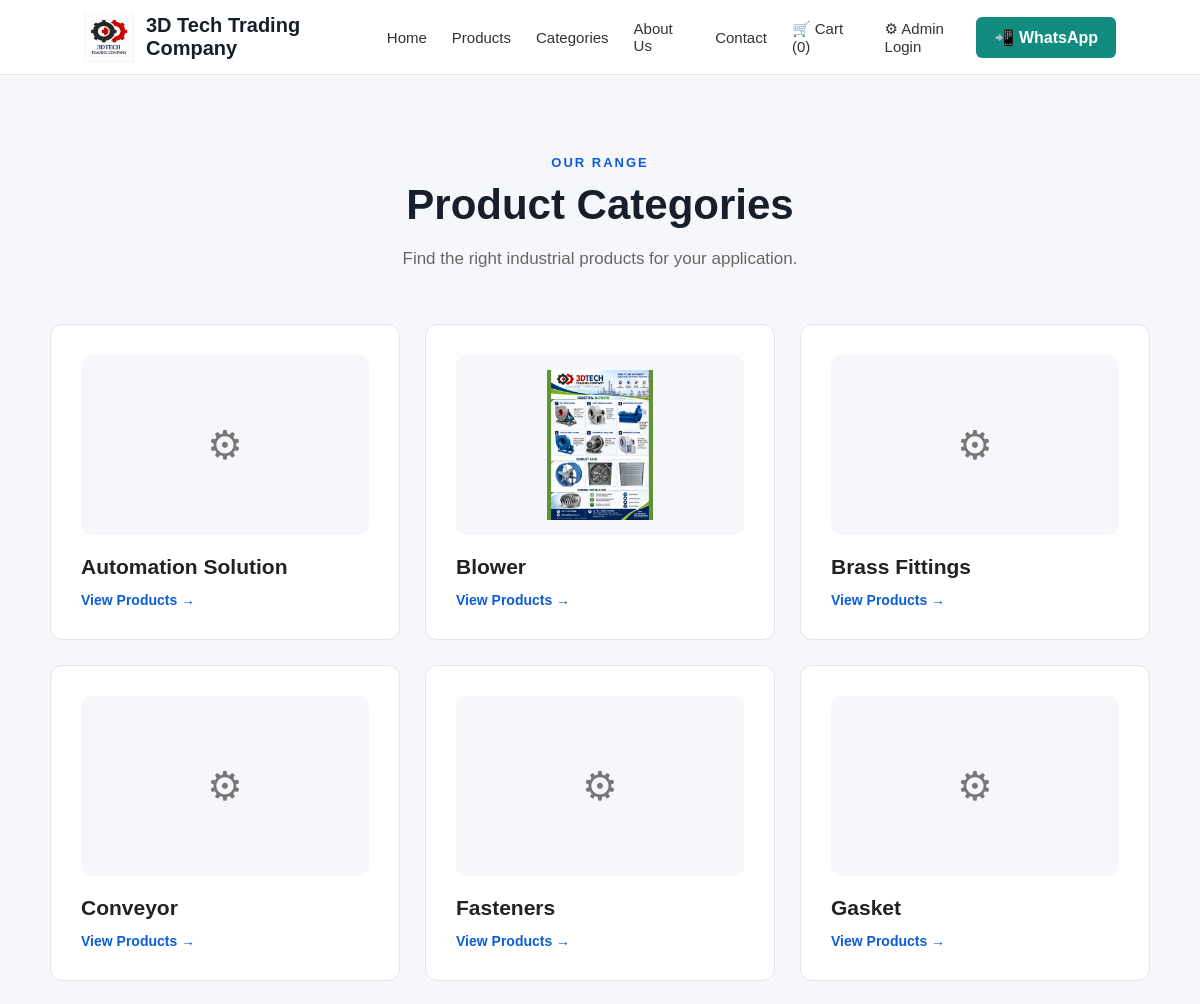
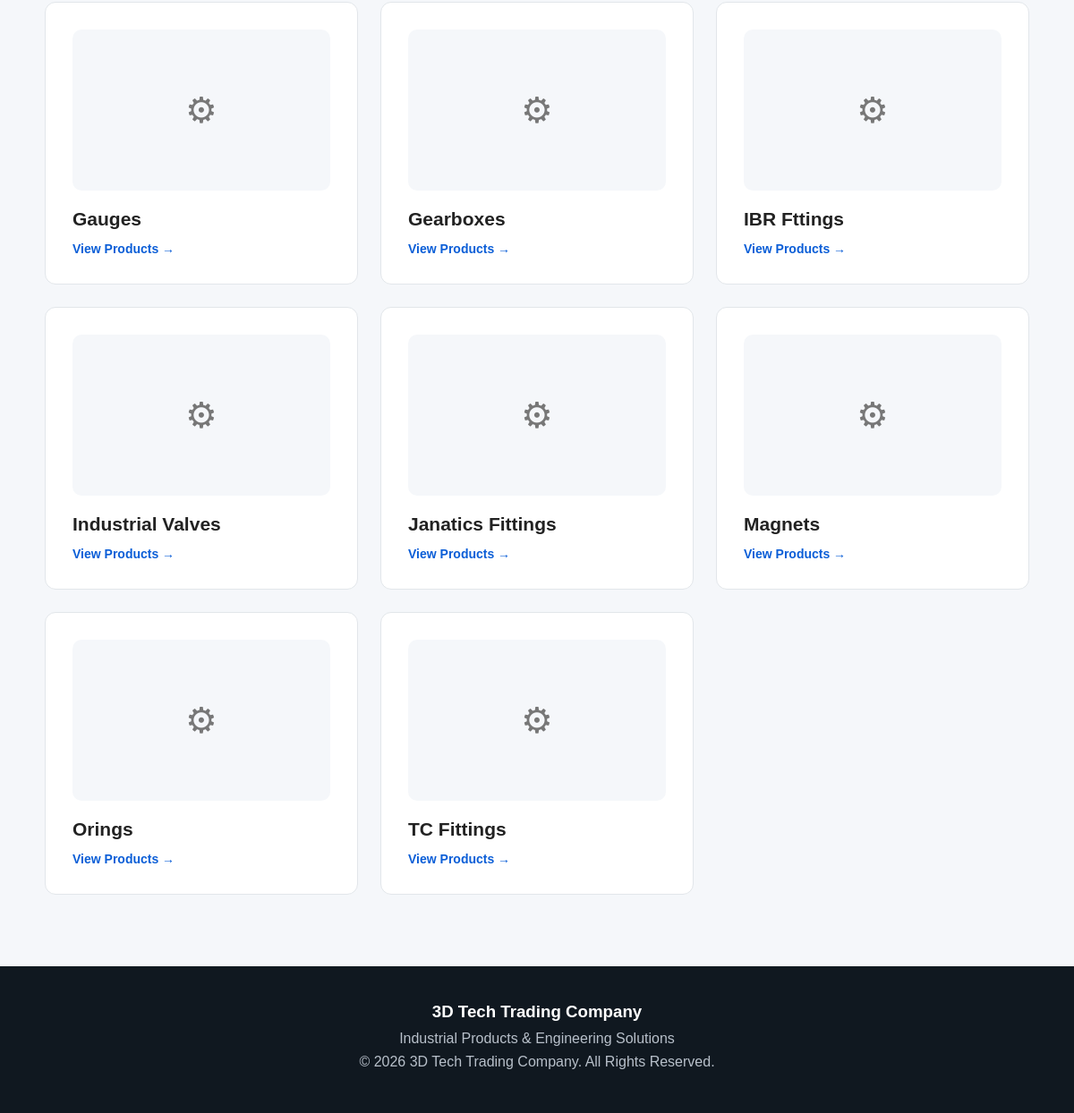
Page /categories/ on the committed database (2 pictures, top to bottom).
### main/models.py (models this page shows, shortened)
class Category(models.Model):
    name = models.CharField(max_length=200)
    image = models.ImageField(
        upload_to='categories/',
        blank=True,
        null=True
    )

### main/views.py (the view)
# urls.py: path('categories/', views.categories, name='categories'),
def categories(request):
    categories = Category.objects.all().order_by('name')
    return render(
        request,
        'main/categories.html',
        {
            'categories': categories
        }
    )

### main/context_processors.py (called while the page is built)
def cart_count(request):
    cart = request.session.get('cart', {})
    count = sum(cart.values())
    return {
        'cart_count': count
    }

### main/templates/main/categories.html (shortened to what this page needs)
{% load static %}
<!DOCTYPE html>
<html lang="en">
<head>
    <link rel="stylesheet"
          href="{% static 'main/style.css' %}">
</head>
<body>
<header class="header">
    <a href="/" class="logo">
        <img src="{% static 'main/logo.png' %}"
             alt="3D Tech Trading Company">
        <span>3D Tech Trading Company</span>
    </a>
    <nav class="main-nav">
        <a href="/">
            Home
        </a>
        <a href="{% url 'products' %}">
            Products
        </a>
        <a href="{% url 'categories' %}">
            Categories
        </a>
        <a href="{% url 'about' %}">
            About Us
        </a>
        <a href="{% url 'contact' %}">
            Contact
        </a>
        <a href="{% url 'cart' %}">
            🛒 Cart ({{ cart_count }})
        </a>
        <a href="{% url 'admin:login' %}">
            ⚙ Admin Login
        </a>
    </nav>
    <a class="whatsapp-btn"
       href="https://wa.me/917411837088"
       target="_blank">
        📲 WhatsApp
    </a>
</header>
<main style="
    width: 100%;
    min-height: 650px;
    padding: 80px 20px;
    background: #f5f7fa;
    box-sizing: border-box;
">
    <div style="
        max-width: 900px;
        margin: 0 auto 50px;
        text-align: center;
    ">
        <p style="
            color: #0b5ed7;
            font-size: 13px;
            font-weight: 700;
            letter-spacing: 2px;
            margin-bottom: 10px;
        ">
            OUR RANGE
        </p>
        <h1 style="
            margin: 0 0 15px;
            font-size: 42px;
            line-height: 1.2;
            color: #17202a;
        ">
            Product Categories
        </h1>
        <p style="
            margin: 0 auto;
            max-width: 650px;
            color: #666;
            font-size: 17px;
            line-height: 1.7;
        ">
            Find the right industrial products
            for your application.
        </p>
    </div>
    <div style="
        width: 100%;
        max-width: 1100px;
        margin: 0 auto;
        display: grid;
        grid-template-columns: repeat(3, 1fr);
        gap: 25px;
        box-sizing: border-box;
    ">
        {% for category in categories %}
        <a href="{% url 'products' %}?category={{ category.id }}"
           style="
               display: block;
               padding: 30px;
               background: #ffffff;
               border: 1px solid #e2e6ea;
               border-radius: 12px;
               text-decoration: none;
               color: #222;
               box-sizing: border-box;
               transition: 0.3s;
           ">
            <div class="category-image">
    {% if category.image %}
        <img
            src="{{ category.image.url }}"
            alt="{{ category.name }}"
        >
    {% else %}
        <div class="category-no-image">
            ⚙
        </div>
    {% endif %}
</div>
            <h3 style="
                margin: 10px 0 12px;
                font-size: 21px;
            ">
                {{ category.name }}
            </h3>
            <span style="
                color: #0b5ed7;
                font-weight: 600;
                font-size: 14px;
            ">
                View Products →
            </span>
        </a>
        {% endfor %}
    </div>
</main>
<footer>
    <h3>
        3D Tech Trading Company
    </h3>
    <p>
        Industrial Products & Engineering Solutions
    </p>
    <p>
        © 2026 3D Tech Trading Company.
        All Rights Reserved.
    </p>
</footer>
</body>
</html>

### main/static/main/style.css (style rules this page uses)
* { margin: 0; padding: 0; box-sizing: border-box; }
body { font-family: Arial, sans-serif; background: #f5f7fa; color: #17202a; }
.header { min-height: 75px; width: 100%; background: #ffffff; display: flex; align-items: center; justify-content: space-between; padding: 0 7%; border-bottom: 1px solid #e5e7eb; position: sticky; top: 0; z-index: 1000; }
.logo { display: flex; align-items: center; gap: 12px; text-decoration: none; color: #17202a; font-size: 20px; font-weight: 700; }
.logo img { width: 50px; height: 50px; object-fit: contain; }
.logo span { color: #17202a; }
.main-nav { display: flex; align-items: center; gap: 25px; }
.main-nav a { text-decoration: none; color: #333; font-size: 15px; font-weight: 500; }
.whatsapp-btn { background: #128c7e; color: white; text-decoration: none; padding: 11px 18px; border-radius: 6px; font-weight: 600; white-space: nowrap; }
footer { background: #101820; color: white; text-align: center; padding: 40px 20px; }
footer h3 { margin-bottom: 10px; }
footer p { color: #b8c0ca; margin: 8px 0; }
html, body { width: 100%; max-width: 100%; overflow-x: hidden; }
* { max-width: 100%; }
.header { position: fixed; top: 0; left: 0; width: 100%; z-index: 9999; }
body { padding-top: 75px; }
.category-image { width: 100%; height: 180px; background: #f5f7fa; border-radius: 10px; display: flex; align-items: center; justify-content: center; overflow: hidden; margin-bottom: 20px; }
.category-image img { width: 100%; height: 100%; object-fit: contain; padding: 15px; }
.category-no-image { font-size: 40px; color: #777; }

### rows in the picture
Category: name "Automation Solution"
Category: image (picture), name "Blower"
Category: name "Brass Fittings"
Category: name "Conveyor"
Category: name "Fasteners"
Category: name "Gasket"
Category: name "Gauges"
Category: name "Gearboxes"
Category: name "IBR Fttings"
Category: name "Industrial Valves"
Category: name "Janatics Fittings"
Category: name "Magnets"
Category: name "Orings"
Category: name "TC Fittings"

### other values in the picture
{{ cart_count }} "0"
